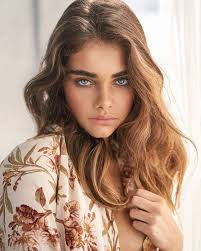
#> input picture images.jpg, 201 x 251 px
$ python problem-3.py
#> lines starting #> are read from the running program, lines starting #| are printed output that depends on the picture
import cv2
import imutils
import numpy as np
from matplotlib import pyplot as plt
im=cv2.imread("images.jpg")
#> im is the input picture: shape (251, 201, 3); mean B, G, R 132, 150.2, 179.5
(h, w) = im.shape[:2]
#> h = 251; w = 201
(cX, cY) = (w // 2, h // 2)
#> cX = 100; cY = 125
M = cv2.getRotationMatrix2D((cX, cY), -90, 1.0)
#> M = [[6.12e-17, -1, 225], [1, 6.12e-17, 25]]
cos = np.abs(M[0, 0])
#> cos = 6.12e-17
sin = np.abs(M[0, 1])
#> sin = 1
nW = int((h * sin) + (w * cos))
nH = int((h * cos) + (w * sin))
M[0, 2] += (nW / 2) - cX
M[1, 2] += (nH / 2) - cY
rotmin=cv2.warpAffine(im, M, (nW, nH))
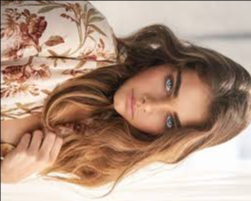
#> rotmin: shape (201, 251, 3); mean B, G, R 131.2, 149.3, 178.6
#plt.imshow(rotmin)
cv2.imwrite("problem-3.jpg",rotmin)
